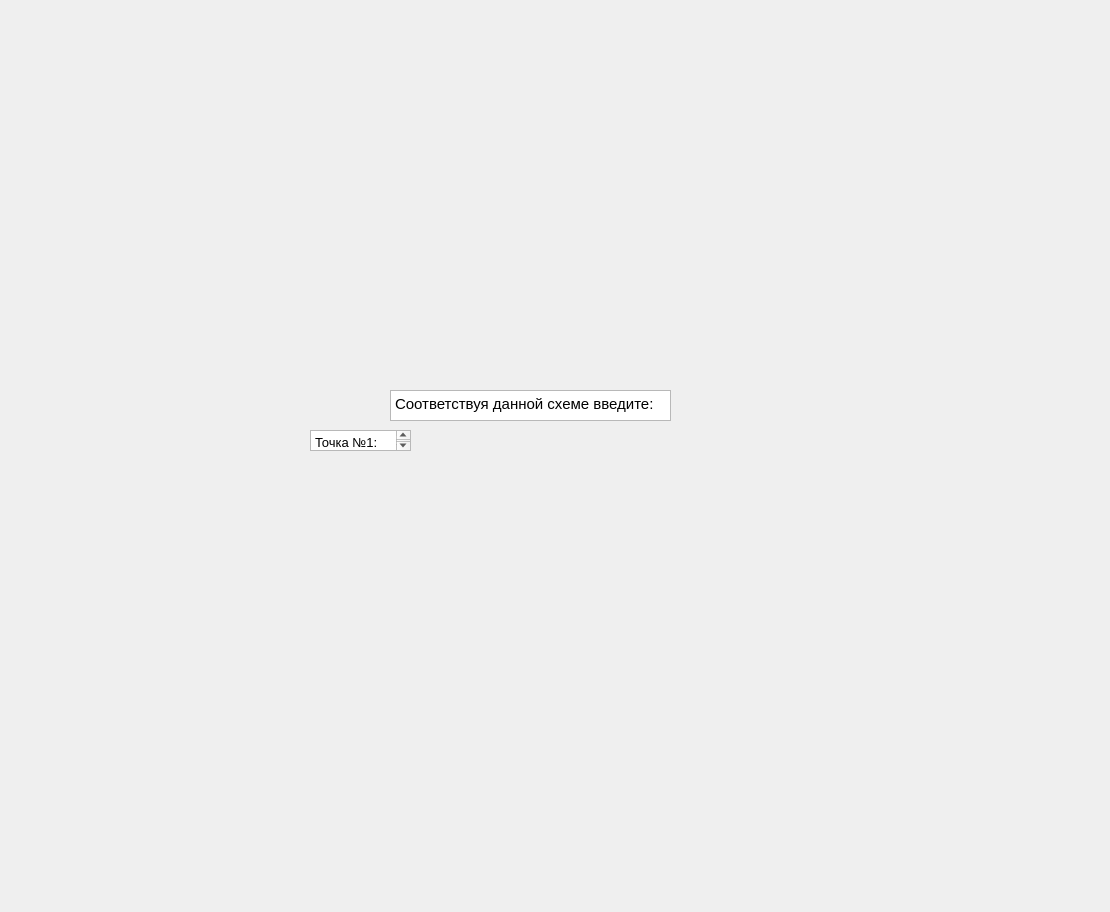
<?xml version="1.0" encoding="UTF-8"?>
<ui version="4.0">
 <class>Form</class>
 <widget class="QWidget" name="Form">
  <property name="geometry">
   <rect>
    <x>0</x>
    <y>0</y>
    <width>1110</width>
    <height>912</height>
   </rect>
  </property>
  <property name="windowTitle">
   <string>Form</string>
  </property>
  <widget class="QLabel" name="label">
   <property name="geometry">
    <rect>
     <x>150</x>
     <y>200</y>
     <width>161</width>
     <height>91</height>
    </rect>
   </property>
   <property name="text">
    <string/>
   </property>
  </widget>
  <widget class="QLabel" name="label_2">
   <property name="geometry">
    <rect>
     <x>310</x>
     <y>70</y>
     <width>501</width>
     <height>321</height>
    </rect>
   </property>
   <property name="text">
    <string/>
   </property>
   <property name="pixmap">
    <pixmap>src/images/Scheme.png</pixmap>
   </property>
  </widget>
  <widget class="QTextEdit" name="textEdit">
   <property name="geometry">
    <rect>
     <x>390</x>
     <y>390</y>
     <width>281</width>
     <height>31</height>
    </rect>
   </property>
   <property name="html">
    <string>&lt;!DOCTYPE HTML PUBLIC &quot;-//W3C//DTD HTML 4.0//EN&quot; &quot;http://www.w3.org/TR/REC-html40/strict.dtd&quot;&gt;
&lt;html&gt;&lt;head&gt;&lt;meta name=&quot;qrichtext&quot; content=&quot;1&quot; /&gt;&lt;style type=&quot;text/css&quot;&gt;
p, li { white-space: pre-wrap; }
&lt;/style&gt;&lt;/head&gt;&lt;body style=&quot; font-family:'MS Shell Dlg 2'; font-size:8.25pt; font-weight:400; font-style:normal;&quot;&gt;
&lt;p style=&quot; margin-top:0px; margin-bottom:0px; margin-left:0px; margin-right:0px; -qt-block-indent:0; text-indent:0px;&quot;&gt;&lt;span style=&quot; font-size:11pt;&quot;&gt;Соответствуя данной схеме введите:&lt;/span&gt;&lt;/p&gt;&lt;/body&gt;&lt;/html&gt;</string>
   </property>
  </widget>
  <widget class="QTextEdit" name="textEdit_2">
   <property name="geometry">
    <rect>
     <x>310</x>
     <y>430</y>
     <width>101</width>
     <height>21</height>
    </rect>
   </property>
   <property name="html">
    <string>&lt;!DOCTYPE HTML PUBLIC &quot;-//W3C//DTD HTML 4.0//EN&quot; &quot;http://www.w3.org/TR/REC-html40/strict.dtd&quot;&gt;
&lt;html&gt;&lt;head&gt;&lt;meta name=&quot;qrichtext&quot; content=&quot;1&quot; /&gt;&lt;style type=&quot;text/css&quot;&gt;
p, li { white-space: pre-wrap; }
&lt;/style&gt;&lt;/head&gt;&lt;body style=&quot; font-family:'MS Shell Dlg 2'; font-size:8.25pt; font-weight:400; font-style:normal;&quot;&gt;
&lt;p style=&quot; margin-top:0px; margin-bottom:0px; margin-left:0px; margin-right:0px; -qt-block-indent:0; text-indent:0px;&quot;&gt;&lt;span style=&quot; font-size:10pt;&quot;&gt;Точка №1:&lt;/span&gt;&lt;/p&gt;&lt;/body&gt;&lt;/html&gt;</string>
   </property>
  </widget>
 </widget>
 <resources/>
 <connections/>
</ui>
